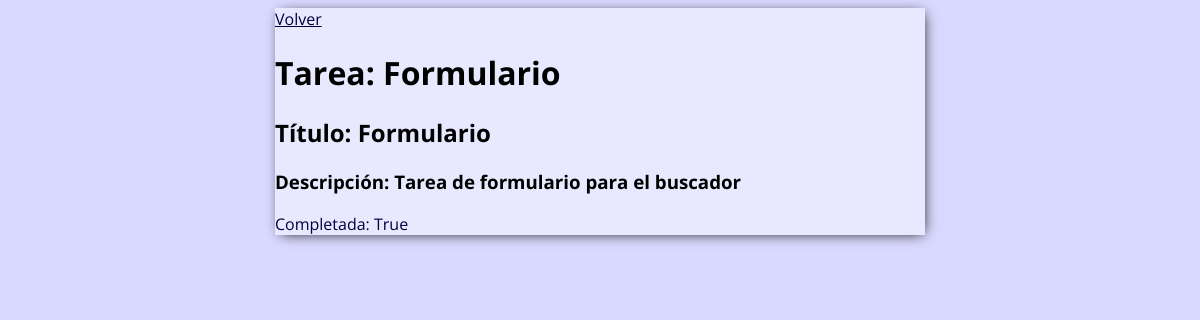
Page /tarea/9 (signed in) on the committed database.
### base/models.py (models this page shows)
class Tarea(models.Model):
    usuario = models.ForeignKey(User,
                                on_delete=models.CASCADE,
                                null=True,
                                blank=True)
    titulo = models.CharField(max_length=200)
    descripcion = models.TextField(null=True,
                                blank=True)
    completada = models.BooleanField(default=False)
    creada = models.DateTimeField(auto_now_add=True)
    def __str__(self):
        return self.titulo
    class Meta:
        ordering = ['completada']

### base/views.py (the view)
# urls.py: path('tarea/<int:pk>', DetalleTarea.as_view(), name='tarea'),
class DetalleTarea(LoginRequiredMixin, DetailView):
    model = Tarea
    context_object_name = 'tarea'
    template_name = 'base/tarea.html'

### base/templates/base/tarea.html (shortened to what this page needs)
<!DOCTYPE html>
<html lang="es">
<head>
</head>
<body>
    {% extends 'base/principal.html' %}
    {% block content %}
    <a href="{% url 'tareas' %}">Volver</a>
    <h1>Tarea: {{tarea}}</h1>
    <h2>Título: {{tarea.titulo}}</h2>
    <h3>Descripción: {{tarea.descripcion}}</h3>
    <p>Completada: {{tarea.completada}}</p>
    {% endblock content %}

### base/templates/base/principal.html (style rules this page uses)
body { background-color: #D9D8FE; font-family: 'Open Sans', sans-serif; padding-rop: 60px; }
a, p { color: #000041; }

### rows in the picture
Tarea: titulo "Formulario", descripcion "Tarea de formulario para el buscador", completada "True"
